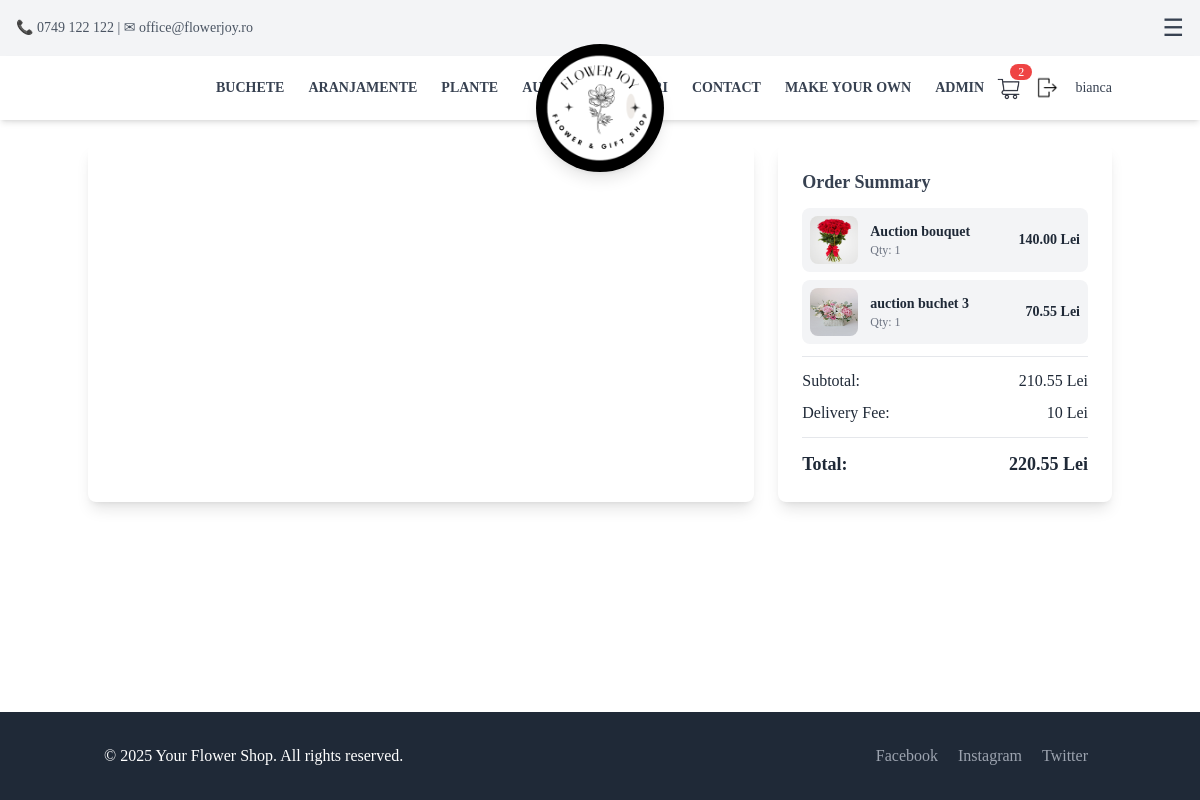
Before: /checkout/ (signed in) with the older database file.
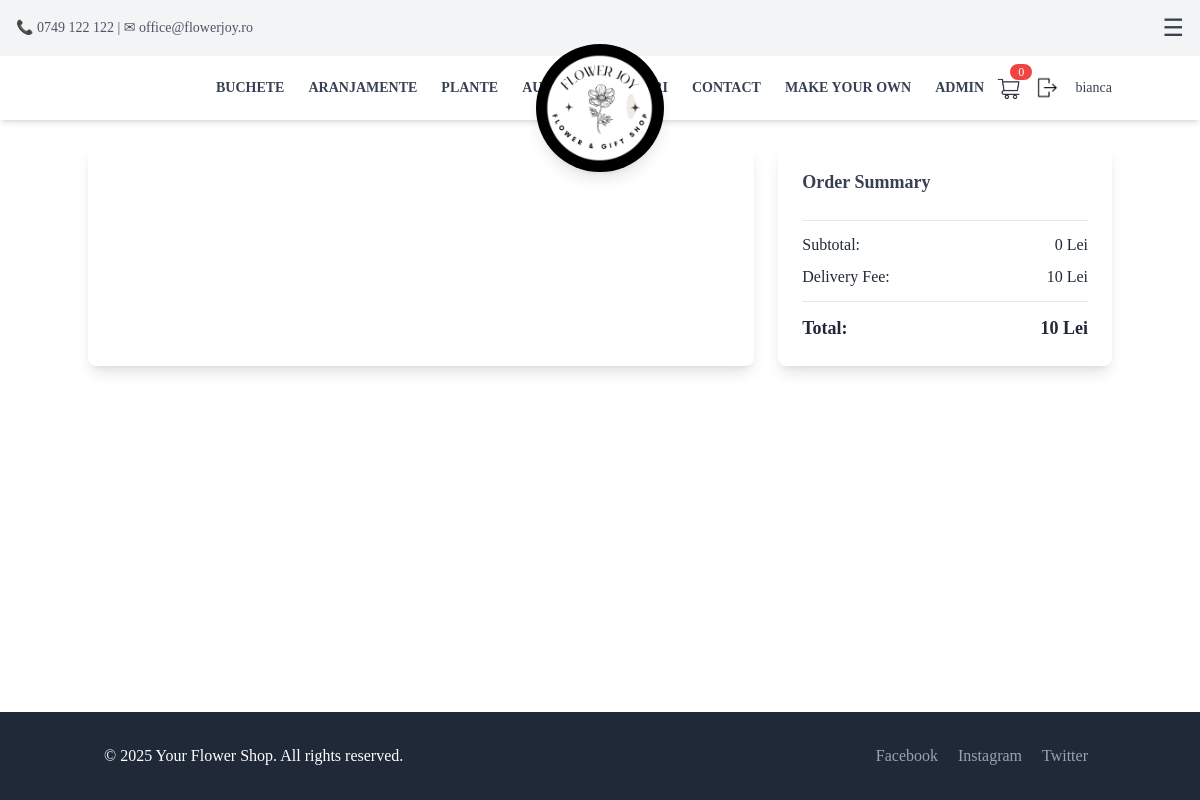
After: the same page with the newer database file.
### App/models.py (models this page shows, shortened)
class CartItem(models.Model):
    user = models.ForeignKey(User, on_delete=models.CASCADE, null=True, blank=True)
    session_id = models.CharField(max_length=255, null=True, blank=True) # Store session ID for anonymous users
    product = models.ForeignKey(Product, on_delete=models.CASCADE)
    quantity = models.PositiveIntegerField(default=1)
    def total_price(self):
        return self.product.price * self.quantity

class Product(models.Model):
    name = models.CharField(max_length=100, null=False, blank=False)
    description = models.TextField()
    category = models.CharField(
        max_length=100,
        choices=[
            ("Flowers", "Flowers"),
            ("Bouquets", "Bouquets"),
            ("Accessories", "Accessories"),
            ("Gifts", "Gifts"),
            ("CustomBouquet", "CustomBouquet"),
        ],
        default="General"
    )
    price = models.DecimalField(max_digits=10, decimal_places=2, null=False, blank=False)
    image = models.ImageField(upload_to="Pictures/", null=False, blank=False)
    created_at = models.DateTimeField(auto_now_add=True, null=False, blank=False)
    is_custom = models.BooleanField(default=False)
    in_store = models.BooleanField(default=False)
    auction_manual = models.BooleanField(default=False)
    auction_start_time = models.DateTimeField(null=True, blank=True)
    auction_floor_price = models.DecimalField(max_digits=10, decimal_places=2, default=10)
    auction_interval_minutes = models.PositiveIntegerField(default=60)
    auction_drop_amount = models.DecimalField(max_digits=6, decimal_places=2, default=5)
    before_auction_price = models.DecimalField(max_digits=10, decimal_places=2, null=False, blank=False, default=0.00)  # Store the price before auction
    bid_submited = models.BooleanField(default=False)  # Track if a bid has been submitted
    number_of_purcheses = models.PositiveIntegerField(default=0)  # Track the number of purchases

### App/views.py (the view, shortened to what this page needs)
# urls.py: path("checkout/", checkout, name="checkout"),
@login_required
def checkout(request):
    user = request.user if request.user.is_authenticated else None
    session_id = request.session.session_key or request.session.create()
    cart_items = CartItem.objects.filter(user=user) if user else CartItem.objects.filter(session_id=session_id)
    subtotal = sum(item.total_price() for item in cart_items)
    delivery_fee = 10  # Example delivery fee
    total_price = subtotal + delivery_fee
    return render(request, "checkout.html", {
        'stripe_public_key': settings.STRIPE_PUBLIC_KEY,
        "cart_items": cart_items,
        "subtotal": subtotal,
        "delivery_fee": delivery_fee,
        "total_price": total_price,
    })

### App/templates/partials/checkout.html (shortened to what this page needs)
{% extends 'base.html' %}
{% block content %}
<div class="container mx-auto flex flex-col lg:flex-row gap-6 mt-20 py-16">
    <div class="w-full lg:w-2/3 bg-white shadow-lg rounded-lg p-6 relative" id="checkout-section-container">
    </div>
  <div class="w-full lg:w-1/3 bg-white shadow-lg rounded-lg p-6">
    <h3 class="text-lg font-bold text-gray-700">Order Summary</h3>
    <div class="max-h-44 overflow-y-auto space-y-2 mt-3">
      {% for item in cart_items %}
      <div class="flex items-center justify-between bg-gray-100 p-2 rounded-lg">
        <div class="flex items-center gap-3">
          <img src="{{ item.product.image.url }}" alt="{{ item.product.name }}" class="w-12 h-12 rounded-lg">
          <div>
            <p class="text-sm font-semibold">{{ item.product.name }}</p>
            <p class="text-xs text-gray-500">Qty: {{ item.quantity }}</p>
          </div>
        </div>
        <p class="text-sm font-semibold">{{ item.total_price }} Lei</p>
      </div>
      {% endfor %}
    </div>
    <hr class="my-3">
    <div class="flex justify-between mt-2">
      <p>Subtotal:</p>
      <p>{{ subtotal }} Lei</p>
    </div>
    <div class="flex justify-between mt-2">
      <p>Delivery Fee:</p>
      <p>{{ delivery_fee }} Lei</p>
    </div>
    <hr class="my-3">
    <div class="flex justify-between text-lg font-semibold">
      <p>Total:</p>
      <p>{{ total_price }} Lei</p>
    </div>
  </div>
</div>
{% endblock %}

Changed rows visible on the page:
removed CartItem: product.image (picture), product.name "Auction bouquet", quantity "1", total_price "140.00"
removed CartItem: product.image (picture), product.name "auction buchet 3", quantity "1", total_price "70.55"
Other visible differences:
{{ cart_count }}: "2" → "0"
{{ subtotal }}: "210.55" → "0"
{{ total_price }}: "220.55" → "10"
